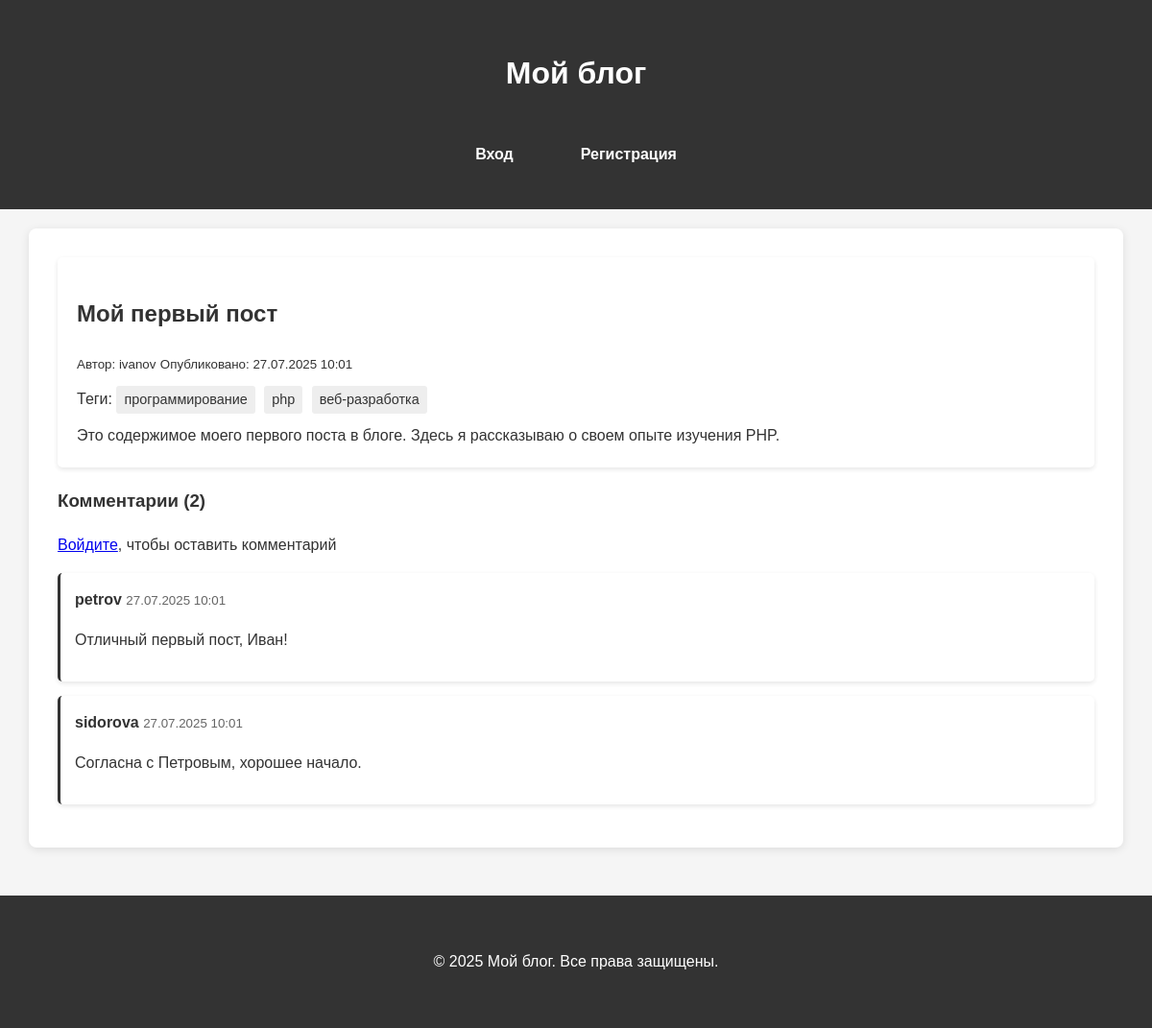
Screenshot of /view_post.php?id=1 with the database file from the repository.
### tables this page shows
CREATE TABLE `posts` (
  `id` int(11) NOT NULL,
  `user_id` int(11) NOT NULL,
  `title` varchar(255) NOT NULL,
  `content` text NOT NULL,
  `visibility` enum('public','private','request') DEFAULT 'public',
  `created_at` timestamp NOT NULL DEFAULT current_timestamp(),
  `updated_at` timestamp NOT NULL DEFAULT current_timestamp() ON UPDATE current_timestamp()
);

CREATE TABLE `users` (
  `id` int(11) NOT NULL,
  `username` varchar(50) NOT NULL,
  `email` varchar(100) NOT NULL,
  `password` varchar(255) NOT NULL,
  `created_at` timestamp NOT NULL DEFAULT current_timestamp()
);

CREATE TABLE `tags` (
  `id` int(11) NOT NULL,
  `name` varchar(50) NOT NULL
);

CREATE TABLE `comments` (
  `id` int(11) NOT NULL,
  `post_id` int(11) NOT NULL,
  `user_id` int(11) NOT NULL,
  `content` text NOT NULL,
  `created_at` timestamp NOT NULL DEFAULT current_timestamp()
);

### includes/functions.php (called while the page is built, shortened)
<?php
require_once 'config.php';
function isLoggedIn() {
    return isset($_SESSION['user_id']);
}
function getPostById($id) {
    global $pdo;
    $stmt = $pdo->prepare("SELECT posts.*, users.username FROM posts JOIN users ON posts.user_id = users.id WHERE posts.id = ?");
    $stmt->execute([$id]);
    return $stmt->fetch(PDO::FETCH_ASSOC);
}
function getPostTags($postId) {
    global $pdo;
    $stmt = $pdo->prepare("
        SELECT t.name
        FROM tags t
        JOIN post_tags pt ON t.id = pt.tag_id
        WHERE pt.post_id = ?
    ");
    $stmt->execute([$postId]);
    return $stmt->fetchAll(PDO::FETCH_ASSOC);
}
function getCommentsForPost($postId) {
    global $pdo;
    $stmt = $pdo->prepare("
        SELECT c.*, u.username
        FROM comments c
        JOIN users u ON c.user_id = u.id
        WHERE c.post_id = ?
        ORDER BY c.created_at DESC
    ");
    $stmt->execute([$postId]);
    return $stmt->fetchAll(PDO::FETCH_ASSOC);
}
?>

### view_post.php (the view, shortened to what this page needs)
<?php
require_once 'includes/config.php';
require_once 'includes/functions.php';
$postId = $_GET['id'];
$post = getPostById($postId);
$tags = getPostTags($postId);
$comments = getCommentsForPost($postId);
require_once 'includes/header.php';
?>
<div class="post">
    <h2><?php echo htmlspecialchars($post['title']); ?></h2>
    <small>Автор: <?php echo htmlspecialchars($post['username']); ?></small>
    <small>Опубликовано: <?php echo date('d.m.Y H:i', strtotime($post['created_at'])); ?></small>
    <?php if (!empty($tags)): ?>
        <div class="tags">
            Теги:
            <?php foreach ($tags as $tag): ?>
                <span class="tag"><?php echo htmlspecialchars($tag['name']); ?></span>
            <?php endforeach; ?>
        </div>
    <?php endif; ?>
    <div class="content">
        <?php echo nl2br(htmlspecialchars($post['content'])); ?>
    </div>
</div>
<div class="comments">
    <h3>Комментарии (<?php echo count($comments); ?>)</h3>
    <?php if (isLoggedIn()): ?>
        <form method="post" action="view_post.php?id=<?php echo $postId; ?>">
            <textarea name="comment" placeholder="Ваш комментарий..." required></textarea>
            <button type="submit">Отправить</button>
        </form>
    <?php else: ?>
        <p><a href="login.php">Войдите</a>, чтобы оставить комментарий</p>
    <?php endif; ?>
    <?php foreach ($comments as $comment): ?>
        <div class="comment">
            <strong><?php echo htmlspecialchars($comment['username']); ?></strong>
            <small><?php echo date('d.m.Y H:i', strtotime($comment['created_at'])); ?></small>
            <p><?php echo nl2br(htmlspecialchars($comment['content'])); ?></p>
        </div>
    <?php endforeach; ?>
</div>
<?php require_once 'includes/footer.php'; ?>

### css/style.css (style rules this page uses)
html, body { height: 100%; margin: 0; padding: 0; }
body { display: flex; flex-direction: column; min-height: 100vh; }
body { font-family: Arial, sans-serif; line-height: 1.6; margin: 0; padding: 0; color: #333; background-color: #f5f5f5; }
.post, .comment { background-color: #fff; padding: 20px; margin-bottom: 20px; border-radius: 5px; box-shadow: 0 2px 5px rgba(0,0,0,0.1); }
.tags { margin: 10px 0; }
.tag { display: inline-block; background-color: #eee; padding: 3px 8px; border-radius: 3px; margin-right: 5px; font-size: 0.9em; }
.comment { margin-bottom: 15px; padding: 15px; border-left: 3px solid #333; }
.comment small { color: #666; }

### rows the page displays
posts: title "Мой первый пост", user.username "ivanov", created_at "27.07.2025 10:01", content "Это содержимое моего первого поста в блоге. Здесь я рассказываю о своем опыте изучения PHP."
tags: name "программирование"
tags: name "php"
tags: name "веб-разработка"
comments: user.username "petrov", created_at "27.07.2025 10:01", content "Отличный первый пост, Иван!"
comments: user.username "sidorova", created_at "27.07.2025 10:01", content "Согласна с Петровым, хорошее начало."

### other values shown
count($comments) "2"
